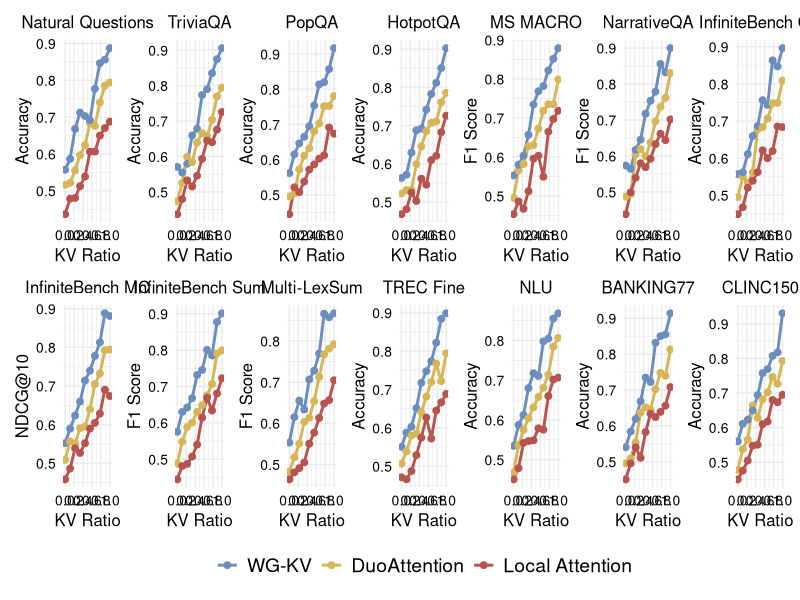

R code for this plot:
library(tidyverse)
library(patchwork)

set.seed(42)

kv_ratios <- seq(0.0, 1.0, length.out = 10)
methods <- c("WG-KV", "DuoAttention", "Local Attention")
y_labels <- c(
  "Accuracy", "Accuracy", "Accuracy", "Accuracy", "F1 Score", "F1 Score", "Accuracy",
  "NDCG@10", "F1 Score", "F1 Score", "Accuracy", "Accuracy", "Accuracy", "Accuracy"
)
panel_titles <- list(
  "Natural Questions", "TriviaQA", "PopQA", "HotpotQA",
  "MS MACRO",
  "NarrativeQA", "InfiniteBench QA", "InfiniteBench MC",
  "InfiniteBench Sum", "Multi-LexSum",
  "TREC Fine", "NLU", "BANKING77", "CLINC150"
)

plot_data <- tibble(panel_id = seq_along(y_labels), y_label = y_labels) %>%
  crossing(kv_ratio = kv_ratios, method = methods) %>%
  mutate(
    method = fct_relevel(method, "WG-KV", "DuoAttention", "Local Attention"),
    score = case_when(
      method == "WG-KV" ~ 0.55 + 0.35 * kv_ratio + rnorm(n(), sd = 0.02),
      method == "DuoAttention" ~ 0.50 + 0.30 * kv_ratio + rnorm(n(), sd = 0.02),
      TRUE ~ 0.45 + 0.25 * kv_ratio + rnorm(n(), sd = 0.02)
    ),
    score = pmin(pmax(score, 0), 1)
  )

line_colours <- c(
  "WG-KV" = "#6C8EBF",
  "DuoAttention" = "#D6B656",
  "Local Attention" = "#B85450"
)

plot_list <- map(seq_along(y_labels), \(id) {
  panel_label <- panel_titles[[id]]
  y_label <- y_labels[[id]]

  plot_data %>%
    filter(panel_id == id) %>%
    ggplot(aes(x = kv_ratio, y = score, colour = method)) +
    geom_line(linewidth = 1) +
    geom_point(size = 2) +
    scale_colour_manual(values = line_colours) +
    scale_x_continuous(
      limits = c(0, 1),
      breaks = seq(0, 1, by = 0.2)
    ) +
    labs(
      x = "KV Ratio",
      y = y_label,
      title = panel_label
    ) +
    theme_minimal() +
    theme(
      plot.title = element_text(size = 12, hjust = 0.5),
      axis.text.x = element_text(size = 10, colour = "black"),
      axis.text.y = element_text(size = 10, colour = "black"),
      axis.title.x = element_text(size = 12),
      axis.title.y = element_text(size = 12),
      legend.title = element_blank(),
      legend.text = element_text(size = 14)
    )
})

fig <- wrap_plots(plot_list, ncol = 7, guides = "collect") &
  theme(legend.position = "bottom")

ggsave("benchmark.pdf", fig, width = 14.0, height = 4.5, units = "in")
